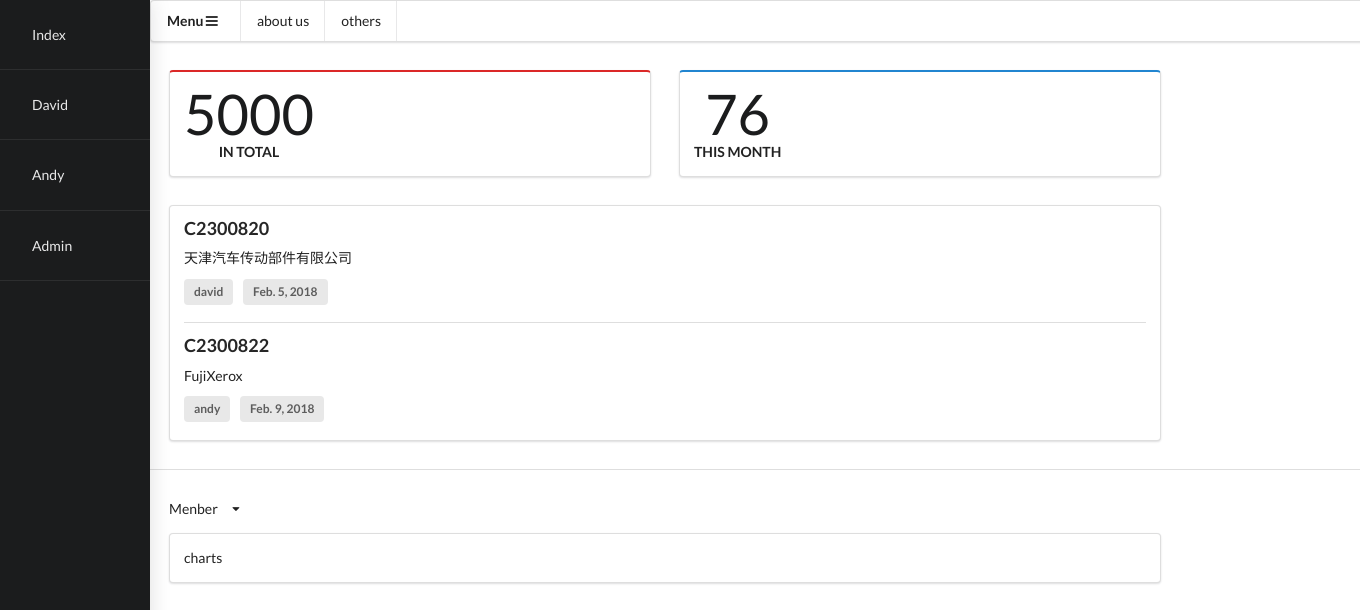
The app's page /default/ with its own data.
### webapp/models.py (models this page shows, shortened)
class Caselog(models.Model):
    caseid = models.CharField(null=True, blank=True,max_length=200)
    orgnization = models.CharField(null=True, blank=True,max_length=200)
    problem = models.CharField(null=True, blank=True,max_length=200)
    solution = models.TextField(null=True, blank=True)
    MEMBER = (
        ('david','David'),
        ('andy','Andy'),
    )
    handleby = models.CharField(null=True, blank=True, max_length=5, choices=MEMBER)
    date = models.DateField(null=True)

### webapp/views.py (the view)
# urls.py: url(r'^default/', default, name='default'),
def default(request):
    print('==='*30)
    print(request)
    print('==='*30)
    print(dir(request))
    print('==='*30)
    print(type(request))
    print('==='*30)
    queryset = request.GET.get('handleby')
    print(queryset)
    if queryset:
        caselog_list = Caselog.objects.filter(handleby=queryset)
    else:
        caselog_list = Caselog.objects.all()
    context = {
        'Caselog': caselog_list
    }
    return render(request, 'default.html', context)

### webapp/templates/default.html (shortened to what this page needs)
<!DOCTYPE html>
{% load static %}
<html>
  <head>
    <link rel="stylesheet" href="{% static 'css/semantic.css' %}">
  </head>
  <body>
    <div class="ui thin visible left sidebar inverted vertical menu" id="sidebar">
      <div class="item">
        <a class="item" href="/default">Index</a>
      </div>
      <div class="item">
        <a class="item" href="?handleby=david">David</a>
      </div>
      <div class="item">
        <a class="item" href="?handleby=andy">Andy</a>
      </div>
      <div class="item">
        <a class="item" href="/admin">Admin</a>
      </div>
    </div>
    <div class="pusher">
      <div class="ui menu">
        <div class="header item" id="menu">
          Menu
          <i class="content icon"></i>
        </div>
        <div class="item">about us</div>
        <div class="item">others</div>
      </div>
      <div class="ui equal width grid" style="width:75%;margin:5px 5px 5px 5px;">
        <div class="row">
          <div class="column">
            <div class="ui red segment">
              <div class="ui statistic">
                <div class="value">
                  5000
                </div>
                <div class="label">
                  in total
                </div>
              </div>
            </div>
          </div>
          <div class="column">
            <div class="ui blue segment">
              <div class="ui statistic">
                <div class="value">
                  76
                </div>
                <div class="label">
                  this month
                </div>
              </div>
            </div>
          </div>
        </div>
        <div class="row">
          <div class="column">
            <div class="ui segment">
              <div class="ui divided items">
                {% for item in Caselog %}
                  <div class="item">
                  <div class="content">
                    <div class="header">
                      {{ item.caseid }}
                    </div>
                    <div class="description">
                      {{ item.orgnization }}
                    </div>
                    <div class="extra">
                      <div class="ui label">
                        {{ item.handleby }}
                      </div>
                      <div class="ui label">
                        {{ item.date }}
                      </div>
                    </div>
                  </div>
                </div>
                {% endfor %}
              </div>
            </div>
          </div>
        </div>
      </div>
      <div class="ui divider"> </div>
      <div class="ui equal width grid" style="width:75%;margin:5px 5px 5px 5px;">
        <div class="row">
          <div class="column">
            <div class="ui simple dropdown item">
              Menber
              <i class="dropdown icon"></i>
            </div>
            <div class="ui container segment">
              <div class="container" id="chart1">
                charts
              </div>
            </div>
          </div>
        </div>
      </div>
    </div>
  </body>
</html>

### records on screen
Caselog: caseid "C2300820", orgnization "天津汽车传动部件有限公司", handleby "david", date "Feb. 5, 2018"
Caselog: caseid "C2300822", orgnization "FujiXerox", handleby "andy", date "Feb. 9, 2018"
